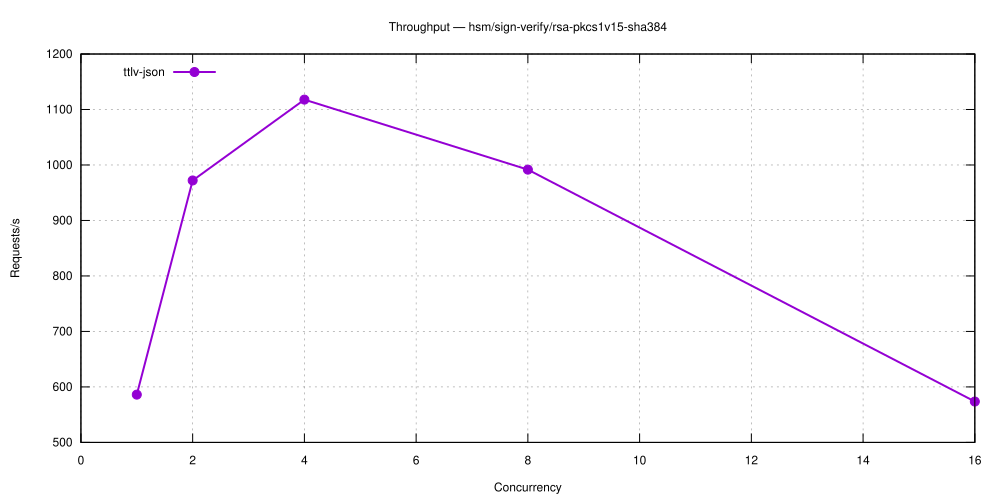

Write gnuplot code to recreate this figure.
set terminal svg size 1000,500 enhanced font 'Helvetica,12'
set output 'hsm_sign-verify_rsa-pkcs1v15-sha384.svg'
set title 'Throughput — hsm/sign-verify/rsa-pkcs1v15-sha384'
set grid
set xlabel 'Concurrency'
set ylabel 'Requests/s'
set key top left
plot 'hsm_sign-verify_rsa-pkcs1v15-sha384-5.27.1-ttlv-json.dat' using 1:2 with linespoints lw 2 pt 7 title 'ttlv-json'
